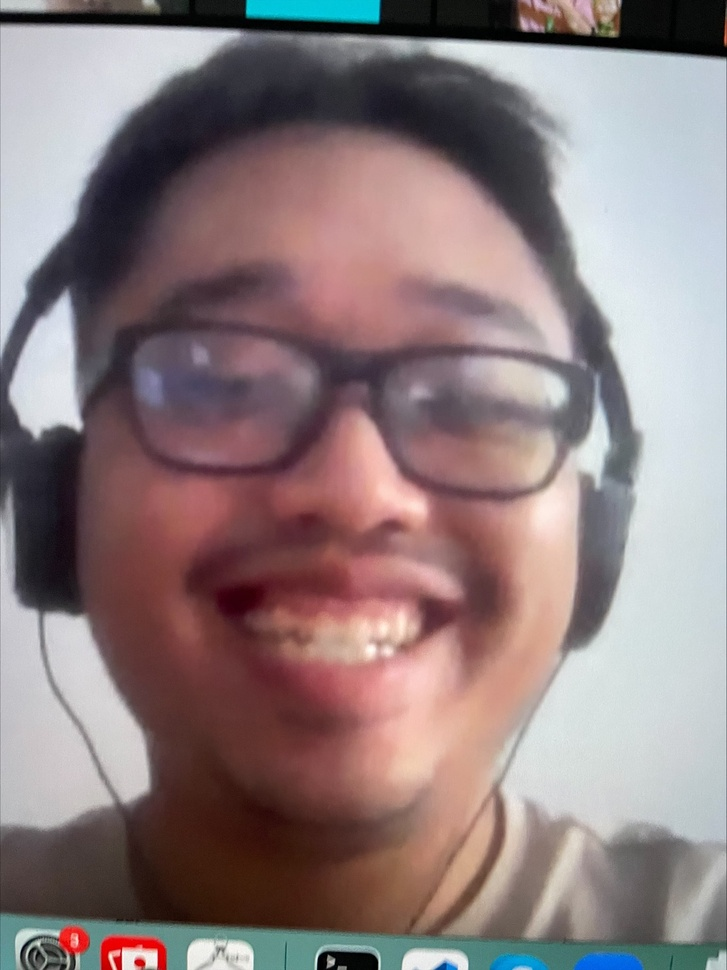
#> input picture test.jpg, 727 x 970 px, shrunk from 1536 x 2048 before the run
$ python project.py
#> lines starting #> are read from the running program, lines starting #| are printed output that depends on the picture
# -*- coding: utf-8 -*-
"""Project.ipynb

Automatically generated by Colaboratory.

Original file is located at
    https://colab.research.google.com/drive/1gbdJPoEpawV-h2HlLBbpIR2c6tLgmOZb
"""

# Commented out IPython magic to ensure Python compatibility.
# %matplotlib inline
import numpy as np
import time
import matplotlib
import matplotlib.pyplot as plt

size = 5
kernel_template = np.hstack((np.ones((1,int((size-1)/2)+1)),np.zeros((1,int((size-1)/2)))))
print("=====")
print(kernel_template)
pad = np.zeros((1,size))
print("=====")
print(pad)
kernel = np.tile(kernel_template, (int((size-1)/2)+1,1))
print("=====")
print(kernel)
kernel = np.vstack((kernel, np.tile(pad, (int((size-1)/2),1))))
print("=====")
print(kernel)
average = kernel/np.sum(kernel)
print(average)


kernelstack = np.empty((4,size,size))
kernelstack[0] = average			              # a
kernelstack[1] = np.fliplr(kernel)	        # b
kernelstack[2] = np.flipud(kernel)	        # c
kernelstack[3] = np.fliplr(kernelstack[2])	# d
print("====")
print(kernelstack)
# [ a  a  ab   b  b]
# [ a  a  ab   b  b]
# [ac ac abcd bd bd]
# [ c  c  cd   d  d]
# [ c  c  cd   d  d]

def conv2d(image, kernel):
    m, n = kernel.shape
    # pad = np.zeros((image.shape[0] + m-1, image.shape[1] + n-1, 3))
    # pad[(m-1)/2:-(n-1)/2, (m-1)/2:-(n-1)/2] = image
    # image = image[int((m-1)/2):-int((n-1)/2), int((m-1)/2):-int((n-1)/2)]
    # print(kernel.shape)
    if (m == n):
        y, x = image.shape
        y = y - m + 1
        x = x - m + 1
        new_image = np.zeros((y ,x))
        # print (new_image.shape)
        for i in range(y):
            for j in range(x):
                new_image[i][j] = np.sum(image[i:i+m, j:j+n]*kernel)
        pad = np.zeros((new_image.shape[0] + m-1, new_image.shape[1] + n-1))
        pad[int((m-1)/2):-int((n-1)/2), int((m-1)/2):-int((n-1)/2)] = new_image
        new_image = pad
    return new_image

def Kuwahara(image, size):

    image = image.astype(np.float64)
    output = np.zeros(image.shape)
    mean = np.zeros([4, image.shape[0],image.shape[1]])
    std = mean.copy()

    kernel_template = np.hstack((np.ones((1,int((size-1)/2)+1)),np.zeros((1,int((size-1)/2)))))
    # =====
    # [[1. 1. 1. 0. 0.]]
    pad = np.zeros((1,size))
    # =====
    # [[0. 0. 0. 0. 0.]]
    kernel = np.tile(kernel_template, (int((size-1)/2)+1,1))
    # =====
    # [[1. 1. 1. 0. 0.]
    # [1. 1. 1. 0. 0.]
    # [1. 1. 1. 0. 0.]]
    kernel = np.vstack((kernel, np.tile(pad, (int((size-1)/2),1))))
    # =====
    # [[1. 1. 1. 0. 0.]
    # [1. 1. 1. 0. 0.]
    # [1. 1. 1. 0. 0.]
    # [0. 0. 0. 0. 0.]
    # [0. 0. 0. 0. 0.]]
    # =====
    average = kernel/np.sum(kernel)
    # =====
    # [[0.11111111 0.11111111 0.11111111 0.         0.        ]
    # [0.11111111 0.11111111 0.11111111 0.         0.        ]
    # [0.11111111 0.11111111 0.11111111 0.         0.        ]
    # [0.         0.         0.         0.         0.        ]
    # [0.         0.         0.         0.         0.        ]]
    # ====

    kernelstack = np.empty((4,size,size))
    kernelstack[0] = average			              # a
    kernelstack[1] = np.fliplr(average)	        # b
    kernelstack[2] = np.flipud(average)	        # c
    kernelstack[3] = np.fliplr(kernelstack[2])	# d

    # [ a  a  ab   b  b]
    # [ a  a  ab   b  b]
    # [ac ac abcd bd bd]
    # [ c  c  cd   d  d]
    # [ c  c  cd   d  d]

    for i in range(4):
        mean[i] = conv2d(image, kernelstack[i]) 	                 # mean
        std[i] = conv2d(image**2, kernelstack[i]) - mean[i]**2 		 # variance

    indices = np.argmin(std,0)

    for i in range(image.shape[0]):
        for k in range(image.shape[1]):
            output[i,k] = mean[indices[i,k], i,k]

    return output

def rgb_to_hsv(r, g, b):
    r, g, b = r/255.0, g/255.0, b/255.0
    mx = max(r, g, b)
    mn = min(r, g, b)
    df = mx-mn
    # print(mx)
    if mx == mn:
        h = 0.0
    elif mx == r:
        h = 60 * ((g - b)/df % 6)

    elif mx == g:
        h = 60 * ((b - r)/df + 2)

    elif mx == b:
        h = 60 * ((r - g)/df + 4)

    if mx == 0.0:
        s = 0.0
    else:
        s = (df/mx)
    v = mx
    return h, s, v

def hsv_to_rgb(h, s, v):

    d = h / 60
    hi = int(d % 6)
    f = d - hi
    l = v * (1 - s)
    m = v * (1 - f * s)
    n = v * (1 - (1 - f) * s)

    if 0.0 <= h < 60.0:
        return v, n, l
    if 60.0 <= h < 120.0:
        return m, v, l
    if 120.0 <= h < 180.0:
        return l, v, n
    if 180.0 <= h < 240.0:
        return l, m, v
    if 240.0 <= h < 300.0:
        return n, l, v
    if 300.0 <= h < 360.0:
        return v, l, m

original = matplotlib.image.imread('test.jpg')
#> original is the input picture: shape (970, 727, 3); mean R, G, B 141.5, 124.8, 126
original = original[::7, ::7]
#> original: shape (139, 104, 3)
print(original.shape)
#| (139, 104, 3)
imgage = original
size = 5
pad_size = int((size -1)/2)
pad = np.zeros((original.shape[0] + size-1, original.shape[1] + size-1, 3))
pad[pad_size:-pad_size, pad_size:-pad_size] = original
imgage = pad

# original =(original[:, :, :3]).astype('uint8')
r,g,b = imgage[:,:,0], imgage[:,:,1], imgage[:,:,2]
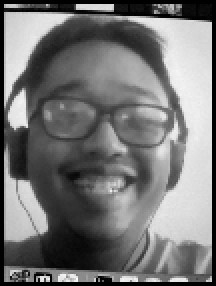
#> b: shape (143, 108) float64 (shown 2 times larger); min 0, max 254, mean 117.7

r = r.reshape(imgage.shape[0]*imgage.shape[1]).astype(float)
#> r = 15444 values, max 255 at index 9779, min 0 at index 0, mean 132
g = g.reshape(imgage.shape[0]*imgage.shape[1]).astype(float)
#> g = 15444 values, max 254 at index 15050, min 0 at index 0, mean 116.6
b = b.reshape(imgage.shape[0]*imgage.shape[1]).astype(float)
#> b = 15444 values, max 254 at index 15050, min 0 at index 0, mean 117.7

h,s,v = [],[],[]
for idx, (ir,ig,ib) in enumerate(zip(list(r),list(g),list(b))):
  # print(ir)
  i_h,i_s,i_v = rgb_to_hsv(ir,ig,ib)
  h.append(i_h)
  s.append(i_s)
  v.append(i_v)


# r = Kuwahara(r,size)
# g = Kuwahara(g,size)
# b = Kuwahara(b,size)

h,s,v = np.array(h).reshape((-1, 1)), np.array(s).reshape((-1, 1)),np.array(v).reshape((-1, 1))
# print(h.shape)
h = h.reshape( (imgage.shape[0], imgage.shape[1]) )
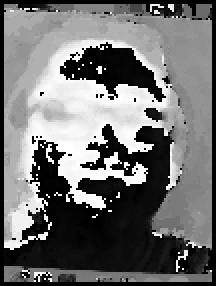
#> h: shape (143, 108) float64 (shown 2 times larger); min 0, max 359.7, mean 159.3; drawn with min black and max white
s = s.reshape( (imgage.shape[0], imgage.shape[1]) )
v = v.reshape( (imgage.shape[0], imgage.shape[1]) )
# print(h.shape)
h = Kuwahara(h,size)
s = Kuwahara(s,size)
#> call 2 of Kuwahara, with size = 5
#> in Kuwahara (call 2), `indices = np.argmin(std,0)`:
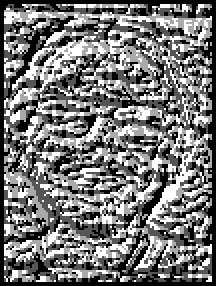
#> indices: shape (143, 108) int64 (shown 2 times larger); min 0, max 3, mean 1.4; drawn with min black and max white
#> after the loop in Kuwahara (call 2), `for i in range(image.shape[0]):`:
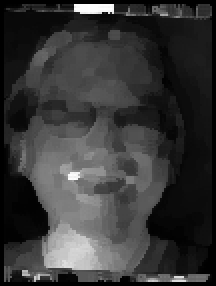
#> output: shape (143, 108) float64 (shown 2 times larger); min 0, max 0.996, mean 0.218
v = Kuwahara(v,size)
#> call 3 of Kuwahara, with size = 5
#> in Kuwahara (call 3), `indices = np.argmin(std,0)`:
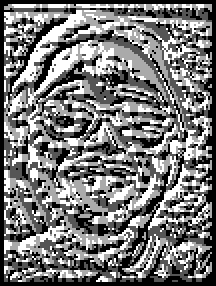
#> indices: shape (143, 108) int64 (shown 2 times larger); min 0, max 3, mean 1.42; drawn with min black and max white
#> after the loop in Kuwahara (call 3), `for i in range(image.shape[0]):`:
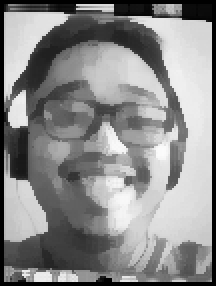
#> output: shape (143, 108) float64 (shown 2 times larger); min 0, max 0.986, mean 0.543

h_ = h.reshape(imgage.shape[0]*imgage.shape[1])
s_ = s.reshape(imgage.shape[0]*imgage.shape[1])
v_ = v.reshape(imgage.shape[0]*imgage.shape[1])

for idx, (i_h, i_s, i_v) in enumerate(zip(list(h_),list(s_),list(v_))):

  ir, ig, ib = hsv_to_rgb(i_h, i_s, i_v )
  # print(ir, ig, ib)
  r[idx] = ir*255.0
  g[idx] = ig*255.0
  b[idx] = ib*255.0

# r = r.reshape( (imgage.shape[0], imgage.shape[1]) ).astype('uint8')
# g = g.reshape( (imgage.shape[0], imgage.shape[1]) ).astype('uint8')
# b = b.reshape( (imgage.shape[0], imgage.shape[1]) ).astype('uint8')
print(r[40:70])
#| [0. 0. 0. 0. 0. 0. 0. 0. 0. 0. 0. 0. 0. 0. 0. 0. 0. 0. 0. 0. 0. 0. 0. 0.
#|  0. 0. 0. 0. 0. 0.]
r_ = r.reshape( (imgage.shape[0], imgage.shape[1]) ).astype('uint8')
g_ = g.reshape( (imgage.shape[0], imgage.shape[1]) ).astype('uint8')
b_ = b.reshape( (imgage.shape[0], imgage.shape[1]) ).astype('uint8')

# print(r)

# Commented out IPython magic to ensure Python compatibility.
# %matplotlib inline
output = np.zeros(original.shape)
pad = int((size-1)/2)
output = np.dstack((r_[pad:-pad], g_[pad:-pad], b_[pad:-pad]))
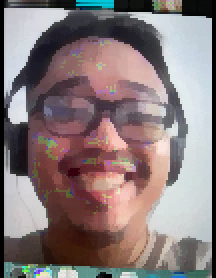
#> output: shape (139, 108, 3) (shown 2 times larger); mean of channels 0, 1, 2 135.4, 121.1, 121.7; drawn as R, G, B
# output = np.dstack((h[pad:-pad], s[pad:-pad], v[pad:-pad]))

# output[:,:,0], output[:,:,1], output[:,:,2] = r,g,b
fig = plt.figure(figsize=(30, 60))
# fig.figure(figsize=(10, 20)
ax1 = fig.add_subplot(1,2,2)
ax1.imshow(output)
ax2 = fig.add_subplot(1,2,1)
ax2.imshow(original)
